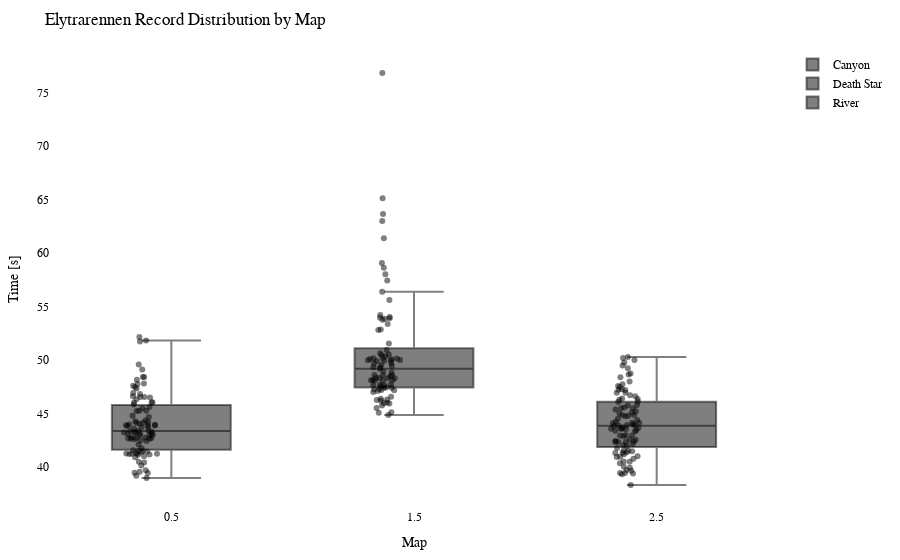

This figure's notebook cell:
### Code cell
import plotly.graph_objects as go
import plotly.io as pio

df = getRecordsDataframe(minigame="Elytrarennen")

# Calculate the offset for centering the data points
num_columns = len(df.columns)
offset = 0.5

# Create a Swarm plot using Plotly
fig = go.Figure()

for i, column in enumerate(df.columns):
    x_values = [i + offset] * len(df[column])  # Adjust x-values with offset for horizontal centering
    fig.add_trace(go.Box(x=x_values,
                         y=df[column],
                         name=column,
                         boxpoints='all',
                         pointpos=-0.5,  # Adjust point position to prevent overlapping
                         marker=dict(color='rgba(0,0,0,0.5)', size=6),  # Adjust marker color and size
                         hovertext=df.index,
                         hoverinfo='text+y'))

fig.update_layout(title="Elytrarennen Record Distribution by Map",
                  xaxis=dict(title="Map"),
                  yaxis=dict(title="Time [s]"),
                  showlegend=True,
                  font=dict(family="Arial", size=12, color="black"),  # Customize font
                  plot_bgcolor="white",  # Set background color
                  margin=dict(l=50, r=50, t=50, b=50),  # Adjust margins for better layout
                  )

pio.show(fig)

pio.write_html(fig, "out/elytr_swarm_plot.html")

### Figure 1 — Plotly figure (JSON) as saved in the notebook; plotly's stock layout.template omitted (floating-point values rounded to 4 significant figures; data arrays with more than 128 entries replaced by an {"elided": "..."} marker saying what was removed)
{"data": [{"boxpoints": "all", "hoverinfo": "text+y", "hovertext": {"elided": "210 str values"}, "marker": {"color": "rgba(0,0,0,0.5)", "size": 6}, "name": "Canyon", "pointpos": -0.5, "type": "box", "x": {"elided": "210 float values"}, "y": {"elided": "210 float values"}}, {"boxpoints": "all", "hoverinfo": "text+y", "hovertext": {"elided": "210 str values"}, "marker": {"color": "rgba(0,0,0,0.5)", "size": 6}, "name": "Death Star", "pointpos": -0.5, "type": "box", "x": {"elided": "210 float values"}, "y": {"elided": "210 float values"}}, {"boxpoints": "all", "hoverinfo": "text+y", "hovertext": {"elided": "210 str values"}, "marker": {"color": "rgba(0,0,0,0.5)", "size": 6}, "name": "River", "pointpos": -0.5, "type": "box", "x": {"elided": "210 float values"}, "y": {"elided": "210 float values"}}], "layout": {"font": {"color": "black", "family": "Arial", "size": 12}, "margin": {"b": 50, "l": 50, "r": 50, "t": 50}, "plot_bgcolor": "white", "showlegend": true, "title": {"text": "Elytrarennen Record Distribution by Map"}, "xaxis": {"title": {"text": "Map"}}, "yaxis": {"title": {"text": "Time [s]"}}}}
